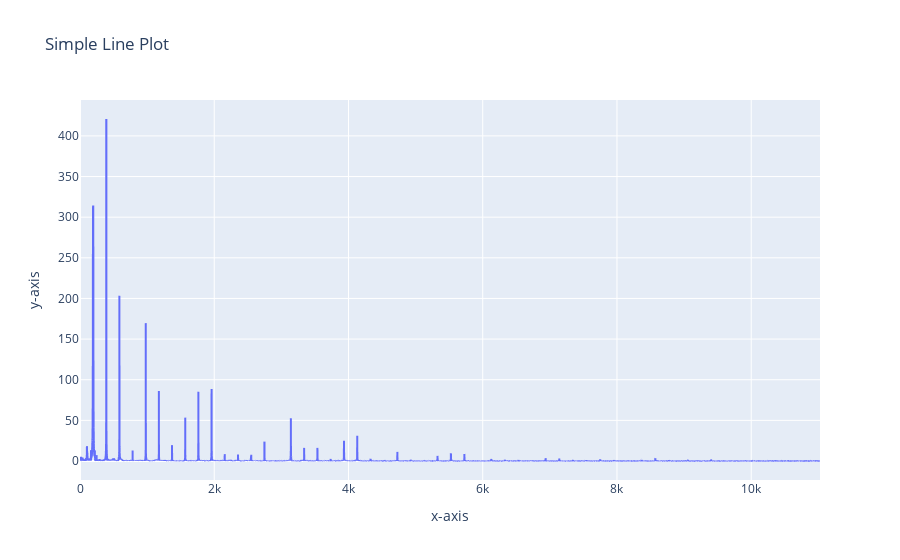

Here is the notebook cell this chart was saved with:
### Code cell
fig = px.line(x=xf[:len(signal)//2], y=2.0/len(signal) * np.abs(yf[:len(signal)//2]), labels={'x':'x-axis', 'y':'y-axis'}, title='Simple Line Plot')
fig.show()

### Figure 1 — Plotly figure (JSON) as saved in the notebook; plotly's stock layout.template omitted (floating-point values rounded to 4 significant figures; data arrays with more than 128 entries replaced by an {"elided": "..."} marker saying what was removed)
{"data": [{"hovertemplate": "x-axis=%{x}<br>y-axis=%{y}<extra></extra>", "legendgroup": "", "line": {"color": "#636efa", "dash": "solid"}, "marker": {"symbol": "circle"}, "mode": "lines", "name": "", "showlegend": false, "type": "scattergl", "x": {"elided": "58956 float values"}, "xaxis": "x", "y": {"elided": "58956 float values"}, "yaxis": "y"}], "layout": {"legend": {"tracegroupgap": 0}, "title": {"text": "Simple Line Plot"}, "xaxis": {"anchor": "y", "domain": [0, 1], "title": {"text": "x-axis"}}, "yaxis": {"anchor": "x", "domain": [0, 1], "title": {"text": "y-axis"}}}}
